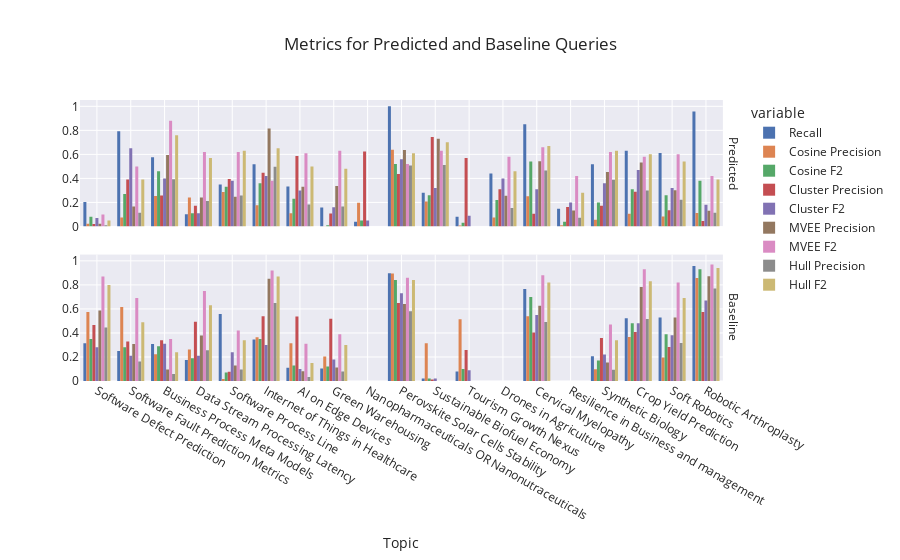

The code cell stored with this chart in its notebook:
### Code cell
fig = px.histogram(plt_df, x="Topic", y=["Recall", "Cosine Precision",
                                         "Cosine F2", "Cosine F2",
                                         "Cluster Precision", "Cluster F2",
                                         "MVEE Precision", "MVEE F2",
                                         "Hull Precision", "Hull F2"],
                    title="Metrics for Predicted and Baseline Queries", barmode="group",
                   facet_row="Index", facet_row_spacing=0.1)

fig.for_each_trace(lambda t: t.update(x=t.x[::-1], y=t.y[::-1]))
fig.for_each_annotation(lambda a: a.update(text=a.text.split("=")[-1]))
fig.update_layout(yaxis1_title="", yaxis2_title="", yaxis1_dtick=0.2, yaxis2_dtick=0.2)
fig.show()

### Figure 1 — Plotly figure (JSON) as saved in the notebook; plotly's stock layout.template omitted (floating-point values rounded to 4 significant figures)
{"data": [{"alignmentgroup": "True", "bingroup": "x", "histfunc": "sum", "hovertemplate": "variable=Recall<br>Index=Predicted<br>Topic=%{x}<br>sum of value=%{y}<extra></extra>", "legendgroup": "Recall", "marker": {"color": "rgb(76,114,176)", "pattern": {"shape": ""}}, "name": "Recall", "offsetgroup": "Recall", "orientation": "v", "showlegend": true, "type": "histogram", "x": ["Software Defect Prediction", "Software Fault Prediction Metrics", "Business Process Meta Models", "Data Stream Processing Latency", "Software Process Line", "Internet of Things in Healthcare", "AI on Edge Devices", "Green Warehousing", "Nanopharmaceuticals OR Nanonutraceuticals", "Perovskite Solar Cells Stability", "Sustainable Biofuel Economy", "Tourism Growth Nexus", "Drones in Agriculture", "Cervical Myelopathy", "Resilience in Business and management", "Synthetic Biology", "Crop Yield Prediction", "Soft Robotics", "Robotic Arthroplasty"], "xaxis": "x2", "y": [0.204, 0.792, 0.577, 0.101, 0.349, 0.517, 0.333, 0.158, 0.04, 1, 0.28, 0.08, 0.44, 0.851, 0.148, 0.517, 0.63, 0.611, 0.957], "yaxis": "y2"}, {"alignmentgroup": "True", "bingroup": "x", "histfunc": "sum", "hovertemplate": "variable=Recall<br>Index=Baseline<br>Topic=%{x}<br>sum of value=%{y}<extra></extra>", "legendgroup": "Recall", "marker": {"color": "rgb(76,114,176)", "pattern": {"shape": ""}}, "name": "Recall", "offsetgroup": "Recall", "orientation": "v", "showlegend": false, "type": "histogram", "x": ["Software Defect Prediction", "Software Fault Prediction Metrics", "Business Process Meta Models", "Data Stream Processing Latency", "Software Process Line", "Internet of Things in Healthcare", "AI on Edge Devices", "Green Warehousing", "Perovskite Solar Cells Stability", "Sustainable Biofuel Economy", "Tourism Growth Nexus", "Cervical Myelopathy", "Synthetic Biology", "Crop Yield Prediction", "Soft Robotics", "Robotic Arthroplasty"], "xaxis": "x", "y": [0.315, 0.25, 0.308, 0.174, 0.558, 0.345, 0.111, 0.105, 0.897, 0.02, 0.08, 0.766, 0.207, 0.522, 0.528, 0.957], "yaxis": "y"}, {"alignmentgroup": "True", "bingroup": "x", "histfunc": "sum", "hovertemplate": "variable=Cosine Precision<br>Index=Predicted<br>Topic=%{x}<br>sum of value=%{y}<extra></extra>", "legendgroup": "Cosine Precision", "marker": {"color": "rgb(221,132,82)", "pattern": {"shape": ""}}, "name": "Cosine Precision", "offsetgroup": "Cosine Precision", "orientation": "v", "showlegend": true, "type": "histogram", "x": ["Software Defect Prediction", "Software Fault Prediction Metrics", "Business Process Meta Models", "Data Stream Processing Latency", "Software Process Line", "Internet of Things in Healthcare", "AI on Edge Devices", "Green Warehousing", "Nanopharmaceuticals OR Nanonutraceuticals", "Perovskite Solar Cells Stability", "Sustainable Biofuel Economy", "Tourism Growth Nexus", "Drones in Agriculture", "Cervical Myelopathy", "Resilience in Business and management", "Synthetic Biology", "Crop Yield Prediction", "Soft Robotics", "Robotic Arthroplasty"], "xaxis": "x2", "y": [0.022, 0.074, 0.254, 0.242, 0.287, 0.177, 0.11, 0.002, 0.197, 0.639, 0.208, 0.008, 0.074, 0.252, 0.011, 0.056, 0.105, 0.082, 0.113], "yaxis": "y2"}, {"alignmentgroup": "True", "bingroup": "x", "histfunc": "sum", "hovertemplate": "variable=Cosine Precision<br>Index=Baseline<br>Topic=%{x}<br>sum of value=%{y}<extra></extra>", "legendgroup": "Cosine Precision", "marker": {"color": "rgb(221,132,82)", "pattern": {"shape": ""}}, "name": "Cosine Precision", "offsetgroup": "Cosine Precision", "orientation": "v", "showlegend": false, "type": "histogram", "x": ["Software Defect Prediction", "Software Fault Prediction Metrics", "Business Process Meta Models", "Data Stream Processing Latency", "Software Process Line", "Internet of Things in Healthcare", "AI on Edge Devices", "Green Warehousing", "Perovskite Solar Cells Stability", "Sustainable Biofuel Economy", "Tourism Growth Nexus", "Cervical Myelopathy", "Synthetic Biology", "Crop Yield Prediction", "Soft Robotics", "Robotic Arthroplasty"], "xaxis": "x", "y": [0.574, 0.617, 0.222, 0.263, 0.017, 0.365, 0.315, 0.203, 0.894, 0.314, 0.513, 0.54, 0.098, 0.367, 0.195, 0.858], "yaxis": "y"}, {"alignmentgroup": "True", "bingroup": "x", "histfunc": "sum", "hovertemplate": "variable=Cosine F2<br>Index=Predicted<br>Topic=%{x}<br>sum of value=%{y}<extra></extra>", "legendgroup": "Cosine F2", "marker": {"color": "rgb(85,168,104)", "pattern": {"shape": ""}}, "name": "Cosine F2", "offsetgroup": "Cosine F2", "orientation": "v", "showlegend": true, "type": "histogram", "x": ["Software Defect Prediction", "Software Fault Prediction Metrics", "Business Process Meta Models", "Data Stream Processing Latency", "Software Process Line", "Internet of Things in Healthcare", "AI on Edge Devices", "Green Warehousing", "Nanopharmaceuticals OR Nanonutraceuticals", "Perovskite Solar Cells Stability", "Sustainable Biofuel Economy", "Tourism Growth Nexus", "Drones in Agriculture", "Cervical Myelopathy", "Resilience in Business and management", "Synthetic Biology", "Crop Yield Prediction", "Soft Robotics", "Robotic Arthroplasty"], "xaxis": "x2", "y": [0.08, 0.27, 0.46, 0.11, 0.33, 0.36, 0.23, 0.01, 0.05, 0.52, 0.26, 0.03, 0.22, 0.54, 0.04, 0.2, 0.31, 0.26, 0.38], "yaxis": "y2"}, {"alignmentgroup": "True", "bingroup": "x", "histfunc": "sum", "hovertemplate": "variable=Cosine F2<br>Index=Baseline<br>Topic=%{x}<br>sum of value=%{y}<extra></extra>", "legendgroup": "Cosine F2", "marker": {"color": "rgb(85,168,104)", "pattern": {"shape": ""}}, "name": "Cosine F2", "offsetgroup": "Cosine F2", "orientation": "v", "showlegend": false, "type": "histogram", "x": ["Software Defect Prediction", "Software Fault Prediction Metrics", "Business Process Meta Models", "Data Stream Processing Latency", "Software Process Line", "Internet of Things in Healthcare", "AI on Edge Devices", "Green Warehousing", "Perovskite Solar Cells Stability", "Sustainable Biofuel Economy", "Tourism Growth Nexus", "Cervical Myelopathy", "Synthetic Biology", "Crop Yield Prediction", "Soft Robotics", "Robotic Arthroplasty"], "xaxis": "x", "y": [0.35, 0.28, 0.29, 0.19, 0.07, 0.35, 0.13, 0.12, 0.84, 0.02, 0.1, 0.7, 0.17, 0.48, 0.39, 0.93], "yaxis": "y"}, {"alignmentgroup": "True", "bingroup": "x", "histfunc": "sum", "hovertemplate": "variable=Cluster Precision<br>Index=Predicted<br>Topic=%{x}<br>sum of value=%{y}<extra></extra>", "legendgroup": "Cluster Precision", "marker": {"color": "rgb(196,78,82)", "pattern": {"shape": ""}}, "name": "Cluster Precision", "offsetgroup": "Cluster Precision", "orientation": "v", "showlegend": true, "type": "histogram", "x": ["Software Defect Prediction", "Software Fault Prediction Metrics", "Business Process Meta Models", "Data Stream Processing Latency", "Software Process Line", "Internet of Things in Healthcare", "AI on Edge Devices", "Green Warehousing", "Nanopharmaceuticals OR Nanonutraceuticals", "Perovskite Solar Cells Stability", "Sustainable Biofuel Economy", "Tourism Growth Nexus", "Drones in Agriculture", "Cervical Myelopathy", "Resilience in Business and management", "Synthetic Biology", "Crop Yield Prediction", "Soft Robotics", "Robotic Arthroplasty"], "xaxis": "x2", "y": [0.02, 0.39, 0.258, 0.173, 0.396, 0.448, 0.586, 0.108, 0.624, 0.436, 0.745, 0.569, 0.309, 0.105, 0.162, 0.172, 0.289, 0.135, 0.046], "yaxis": "y2"}, {"alignmentgroup": "True", "bingroup": "x", "histfunc": "sum", "hovertemplate": "variable=Cluster Precision<br>Index=Baseline<br>Topic=%{x}<br>sum of value=%{y}<extra></extra>", "legendgroup": "Cluster Precision", "marker": {"color": "rgb(196,78,82)", "pattern": {"shape": ""}}, "name": "Cluster Precision", "offsetgroup": "Cluster Precision", "orientation": "v", "showlegend": false, "type": "histogram", "x": ["Software Defect Prediction", "Software Fault Prediction Metrics", "Business Process Meta Models", "Data Stream Processing Latency", "Software Process Line", "Internet of Things in Healthcare", "AI on Edge Devices", "Green Warehousing", "Perovskite Solar Cells Stability", "Sustainable Biofuel Economy", "Tourism Growth Nexus", "Cervical Myelopathy", "Synthetic Biology", "Crop Yield Prediction", "Soft Robotics", "Robotic Arthroplasty"], "xaxis": "x", "y": [0.466, 0.329, 0.34, 0.494, 0.077, 0.538, 0.536, 0.519, 0.649, 0.012, 0.259, 0.404, 0.357, 0.407, 0.282, 0.574], "yaxis": "y"}, {"alignmentgroup": "True", "bingroup": "x", "histfunc": "sum", "hovertemplate": "variable=Cluster F2<br>Index=Predicted<br>Topic=%{x}<br>sum of value=%{y}<extra></extra>", "legendgroup": "Cluster F2", "marker": {"color": "rgb(129,114,179)", "pattern": {"shape": ""}}, "name": "Cluster F2", "offsetgroup": "Cluster F2", "orientation": "v", "showlegend": true, "type": "histogram", "x": ["Software Defect Prediction", "Software Fault Prediction Metrics", "Business Process Meta Models", "Data Stream Processing Latency", "Software Process Line", "Internet of Things in Healthcare", "AI on Edge Devices", "Green Warehousing", "Nanopharmaceuticals OR Nanonutraceuticals", "Perovskite Solar Cells Stability", "Sustainable Biofuel Economy", "Tourism Growth Nexus", "Drones in Agriculture", "Cervical Myelopathy", "Resilience in Business and management", "Synthetic Biology", "Crop Yield Prediction", "Soft Robotics", "Robotic Arthroplasty"], "xaxis": "x2", "y": [0.07, 0.65, 0.4, 0.11, 0.38, 0.42, 0.3, 0.16, 0.05, 0.56, 0.32, 0.09, 0.4, 0.31, 0.2, 0.36, 0.47, 0.32, 0.18], "yaxis": "y2"}, {"alignmentgroup": "True", "bingroup": "x", "histfunc": "sum", "hovertemplate": "variable=Cluster F2<br>Index=Baseline<br>Topic=%{x}<br>sum of value=%{y}<extra></extra>", "legendgroup": "Cluster F2", "marker": {"color": "rgb(129,114,179)", "pattern": {"shape": ""}}, "name": "Cluster F2", "offsetgroup": "Cluster F2", "orientation": "v", "showlegend": false, "type": "histogram", "x": ["Software Defect Prediction", "Software Fault Prediction Metrics", "Business Process Meta Models", "Data Stream Processing Latency", "Software Process Line", "Internet of Things in Healthcare", "AI on Edge Devices", "Green Warehousing", "Perovskite Solar Cells Stability", "Sustainable Biofuel Economy", "Tourism Growth Nexus", "Cervical Myelopathy", "Synthetic Biology", "Crop Yield Prediction", "Soft Robotics", "Robotic Arthroplasty"], "xaxis": "x", "y": [0.28, 0.21, 0.31, 0.21, 0.24, 0.3, 0.1, 0.18, 0.73, 0.02, 0.09, 0.55, 0.22, 0.48, 0.38, 0.67], "yaxis": "y"}, {"alignmentgroup": "True", "bingroup": "x", "histfunc": "sum", "hovertemplate": "variable=MVEE Precision<br>Index=Predicted<br>Topic=%{x}<br>sum of value=%{y}<extra></extra>", "legendgroup": "MVEE Precision", "marker": {"color": "rgb(147,120,96)", "pattern": {"shape": ""}}, "name": "MVEE Precision", "offsetgroup": "MVEE Precision", "orientation": "v", "showlegend": true, "type": "histogram", "x": ["Software Defect Prediction", "Software Fault Prediction Metrics", "Business Process Meta Models", "Data Stream Processing Latency", "Software Process Line", "Internet of Things in Healthcare", "AI on Edge Devices", "Green Warehousing", "Nanopharmaceuticals OR Nanonutraceuticals", "Perovskite Solar Cells Stability", "Sustainable Biofuel Economy", "Tourism Growth Nexus", "Drones in Agriculture", "Cervical Myelopathy", "Resilience in Business and management", "Synthetic Biology", "Crop Yield Prediction", "Soft Robotics", "Robotic Arthroplasty"], "xaxis": "x2", "y": [0.022, 0.167, 0.594, 0.242, 0.248, 0.815, 0.331, 0.337, 0, 0.637, 0.73, 0, 0.256, 0.542, 0.133, 0.454, 0.532, 0.302, 0.13], "yaxis": "y2"}, {"alignmentgroup": "True", "bingroup": "x", "histfunc": "sum", "hovertemplate": "variable=MVEE Precision<br>Index=Baseline<br>Topic=%{x}<br>sum of value=%{y}<extra></extra>", "legendgroup": "MVEE Precision", "marker": {"color": "rgb(147,120,96)", "pattern": {"shape": ""}}, "name": "MVEE Precision", "offsetgroup": "MVEE Precision", "orientation": "v", "showlegend": false, "type": "histogram", "x": ["Software Defect Prediction", "Software Fault Prediction Metrics", "Business Process Meta Models", "Data Stream Processing Latency", "Software Process Line", "Internet of Things in Healthcare", "AI on Edge Devices", "Green Warehousing", "Perovskite Solar Cells Stability", "Sustainable Biofuel Economy", "Tourism Growth Nexus", "Cervical Myelopathy", "Synthetic Biology", "Crop Yield Prediction", "Soft Robotics", "Robotic Arthroplasty"], "xaxis": "x", "y": [0.586, 0.308, 0.095, 0.378, 0.129, 0.852, 0.082, 0.112, 0.641, 0, 0, 0.626, 0.154, 0.783, 0.529, 0.871], "yaxis": "y"}, {"alignmentgroup": "True", "bingroup": "x", "histfunc": "sum", "hovertemplate": "variable=MVEE F2<br>Index=Predicted<br>Topic=%{x}<br>sum of value=%{y}<extra></extra>", "legendgroup": "MVEE F2", "marker": {"color": "rgb(218,139,195)", "pattern": {"shape": ""}}, "name": "MVEE F2", "offsetgroup": "MVEE F2", "orientation": "v", "showlegend": true, "type": "histogram", "x": ["Software Defect Prediction", "Software Fault Prediction Metrics", "Business Process Meta Models", "Data Stream Processing Latency", "Software Process Line", "Internet of Things in Healthcare", "AI on Edge Devices", "Green Warehousing", "Nanopharmaceuticals OR Nanonutraceuticals", "Perovskite Solar Cells Stability", "Sustainable Biofuel Economy", "Tourism Growth Nexus", "Drones in Agriculture", "Cervical Myelopathy", "Resilience in Business and management", "Synthetic Biology", "Crop Yield Prediction", "Soft Robotics", "Robotic Arthroplasty"], "xaxis": "x2", "y": [0.1, 0.5, 0.88, 0.62, 0.62, 0.38, 0.61, 0.63, 0, 0.52, 0.63, 0, 0.58, 0.66, 0.42, 0.62, 0.58, 0.6, 0.42], "yaxis": "y2"}, {"alignmentgroup": "True", "bingroup": "x", "histfunc": "sum", "hovertemplate": "variable=MVEE F2<br>Index=Baseline<br>Topic=%{x}<br>sum of value=%{y}<extra></extra>", "legendgroup": "MVEE F2", "marker": {"color": "rgb(218,139,195)", "pattern": {"shape": ""}}, "name": "MVEE F2", "offsetgroup": "MVEE F2", "orientation": "v", "showlegend": false, "type": "histogram", "x": ["Software Defect Prediction", "Software Fault Prediction Metrics", "Business Process Meta Models", "Data Stream Processing Latency", "Software Process Line", "Internet of Things in Healthcare", "AI on Edge Devices", "Green Warehousing", "Perovskite Solar Cells Stability", "Sustainable Biofuel Economy", "Tourism Growth Nexus", "Cervical Myelopathy", "Synthetic Biology", "Crop Yield Prediction", "Soft Robotics", "Robotic Arthroplasty"], "xaxis": "x", "y": [0.87, 0.69, 0.35, 0.75, 0.42, 0.92, 0.31, 0.39, 0.86, 0, 0, 0.88, 0.47, 0.93, 0.82, 0.97], "yaxis": "y"}, {"alignmentgroup": "True", "bingroup": "x", "histfunc": "sum", "hovertemplate": "variable=Hull Precision<br>Index=Predicted<br>Topic=%{x}<br>sum of value=%{y}<extra></extra>", "legendgroup": "Hull Precision", "marker": {"color": "rgb(140,140,140)", "pattern": {"shape": ""}}, "name": "Hull Precision", "offsetgroup": "Hull Precision", "orientation": "v", "showlegend": true, "type": "histogram", "x": ["Software Defect Prediction", "Software Fault Prediction Metrics", "Business Process Meta Models", "Data Stream Processing Latency", "Software Process Line", "Internet of Things in Healthcare", "AI on Edge Devices", "Green Warehousing", "Nanopharmaceuticals OR Nanonutraceuticals", "Perovskite Solar Cells Stability", "Sustainable Biofuel Economy", "Tourism Growth Nexus", "Drones in Agriculture", "Cervical Myelopathy", "Resilience in Business and management", "Synthetic Biology", "Crop Yield Prediction", "Soft Robotics", "Robotic Arthroplasty"], "xaxis": "x2", "y": [0.011, 0.115, 0.393, 0.212, 0.257, 0.498, 0.182, 0.167, 0, 0.508, 0.512, 0, 0.154, 0.466, 0.072, 0.388, 0.3, 0.222, 0.114], "yaxis": "y2"}, {"alignmentgroup": "True", "bingroup": "x", "histfunc": "sum", "hovertemplate": "variable=Hull Precision<br>Index=Baseline<br>Topic=%{x}<br>sum of value=%{y}<extra></extra>", "legendgroup": "Hull Precision", "marker": {"color": "rgb(140,140,140)", "pattern": {"shape": ""}}, "name": "Hull Precision", "offsetgroup": "Hull Precision", "orientation": "v", "showlegend": false, "type": "histogram", "x": ["Software Defect Prediction", "Software Fault Prediction Metrics", "Business Process Meta Models", "Data Stream Processing Latency", "Software Process Line", "Internet of Things in Healthcare", "AI on Edge Devices", "Green Warehousing", "Perovskite Solar Cells Stability", "Sustainable Biofuel Economy", "Tourism Growth Nexus", "Cervical Myelopathy", "Synthetic Biology", "Crop Yield Prediction", "Soft Robotics", "Robotic Arthroplasty"], "xaxis": "x", "y": [0.445, 0.163, 0.059, 0.257, 0.095, 0.649, 0.034, 0.08, 0.58, 0, 0, 0.492, 0.094, 0.516, 0.317, 0.771], "yaxis": "y"}, {"alignmentgroup": "True", "bingroup": "x", "histfunc": "sum", "hovertemplate": "variable=Hull F2<br>Index=Predicted<br>Topic=%{x}<br>sum of value=%{y}<extra></extra>", "legendgroup": "Hull F2", "marker": {"color": "rgb(204,185,116)", "pattern": {"shape": ""}}, "name": "Hull F2", "offsetgroup": "Hull F2", "orientation": "v", "showlegend": true, "type": "histogram", "x": ["Software Defect Prediction", "Software Fault Prediction Metrics", "Business Process Meta Models", "Data Stream Processing Latency", "Software Process Line", "Internet of Things in Healthcare", "AI on Edge Devices", "Green Warehousing", "Nanopharmaceuticals OR Nanonutraceuticals", "Perovskite Solar Cells Stability", "Sustainable Biofuel Economy", "Tourism Growth Nexus", "Drones in Agriculture", "Cervical Myelopathy", "Resilience in Business and management", "Synthetic Biology", "Crop Yield Prediction", "Soft Robotics", "Robotic Arthroplasty"], "xaxis": "x2", "y": [0.05, 0.39, 0.76, 0.57, 0.63, 0.65, 0.5, 0.48, 0, 0.61, 0.7, 0, 0.46, 0.67, 0.28, 0.63, 0.6, 0.54, 0.39], "yaxis": "y2"}, {"alignmentgroup": "True", "bingroup": "x", "histfunc": "sum", "hovertemplate": "variable=Hull F2<br>Index=Baseline<br>Topic=%{x}<br>sum of value=%{y}<extra></extra>", "legendgroup": "Hull F2", "marker": {"color": "rgb(204,185,116)", "pattern": {"shape": ""}}, "name": "Hull F2", "offsetgroup": "Hull F2", "orientation": "v", "showlegend": false, "type": "histogram", "x": ["Software Defect Prediction", "Software Fault Prediction Metrics", "Business Process Meta Models", "Data Stream Processing Latency", "Software Process Line", "Internet of Things in Healthcare", "AI on Edge Devices", "Green Warehousing", "Perovskite Solar Cells Stability", "Sustainable Biofuel Economy", "Tourism Growth Nexus", "Cervical Myelopathy", "Synthetic Biology", "Crop Yield Prediction", "Soft Robotics", "Robotic Arthroplasty"], "xaxis": "x", "y": [0.8, 0.49, 0.24, 0.63, 0.34, 0.87, 0.15, 0.3, 0.84, 0, 0, 0.82, 0.34, 0.83, 0.69, 0.94], "yaxis": "y"}], "layout": {"annotations": [{"font": {}, "showarrow": false, "text": "Baseline", "textangle": 90, "x": 0.98, "xanchor": "left", "xref": "paper", "y": 0.225, "yanchor": "middle", "yref": "paper"}, {"font": {}, "showarrow": false, "text": "Predicted", "textangle": 90, "x": 0.98, "xanchor": "left", "xref": "paper", "y": 0.775, "yanchor": "middle", "yref": "paper"}], "barmode": "group", "legend": {"title": {"text": "variable"}, "tracegroupgap": 0}, "title": {"text": "Metrics for Predicted and Baseline Queries"}, "xaxis": {"anchor": "y", "domain": [0, 0.98], "title": {"text": "Topic"}}, "xaxis2": {"anchor": "y2", "domain": [0, 0.98], "matches": "x", "showticklabels": false}, "yaxis": {"anchor": "x", "domain": [0, 0.45], "dtick": 0.2, "title": {"text": ""}}, "yaxis2": {"anchor": "x2", "domain": [0.55, 1], "dtick": 0.2, "matches": "y", "title": {"text": ""}}}}
